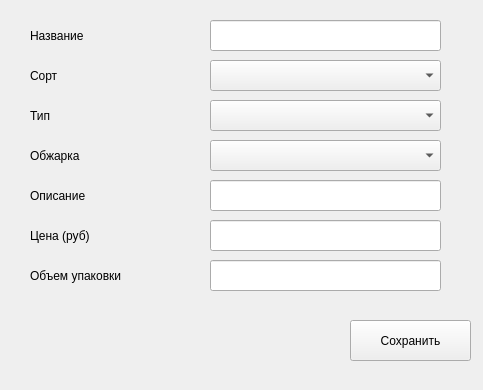
<?xml version="1.0" encoding="UTF-8"?>
<ui version="4.0">
 <class>Form</class>
 <widget class="QWidget" name="Form">
  <property name="geometry">
   <rect>
    <x>0</x>
    <y>0</y>
    <width>483</width>
    <height>390</height>
   </rect>
  </property>
  <property name="windowTitle">
   <string>Form</string>
  </property>
  <widget class="QLabel" name="label">
   <property name="geometry">
    <rect>
     <x>30</x>
     <y>20</y>
     <width>161</width>
     <height>31</height>
    </rect>
   </property>
   <property name="text">
    <string>Название</string>
   </property>
  </widget>
  <widget class="QLabel" name="label_2">
   <property name="geometry">
    <rect>
     <x>30</x>
     <y>60</y>
     <width>161</width>
     <height>31</height>
    </rect>
   </property>
   <property name="text">
    <string>Сорт</string>
   </property>
  </widget>
  <widget class="QLabel" name="label_3">
   <property name="geometry">
    <rect>
     <x>30</x>
     <y>100</y>
     <width>161</width>
     <height>31</height>
    </rect>
   </property>
   <property name="text">
    <string>Тип</string>
   </property>
  </widget>
  <widget class="QLabel" name="label_4">
   <property name="geometry">
    <rect>
     <x>30</x>
     <y>140</y>
     <width>161</width>
     <height>31</height>
    </rect>
   </property>
   <property name="text">
    <string>Обжарка</string>
   </property>
  </widget>
  <widget class="QLabel" name="label_5">
   <property name="geometry">
    <rect>
     <x>30</x>
     <y>180</y>
     <width>161</width>
     <height>31</height>
    </rect>
   </property>
   <property name="text">
    <string>Описание</string>
   </property>
  </widget>
  <widget class="QLabel" name="label_6">
   <property name="geometry">
    <rect>
     <x>30</x>
     <y>220</y>
     <width>161</width>
     <height>31</height>
    </rect>
   </property>
   <property name="text">
    <string>Цена (руб)</string>
   </property>
  </widget>
  <widget class="QLabel" name="label_7">
   <property name="geometry">
    <rect>
     <x>30</x>
     <y>260</y>
     <width>161</width>
     <height>31</height>
    </rect>
   </property>
   <property name="text">
    <string>Объем упаковки</string>
   </property>
  </widget>
  <widget class="QLineEdit" name="name">
   <property name="geometry">
    <rect>
     <x>210</x>
     <y>20</y>
     <width>231</width>
     <height>31</height>
    </rect>
   </property>
  </widget>
  <widget class="QLineEdit" name="price">
   <property name="geometry">
    <rect>
     <x>210</x>
     <y>220</y>
     <width>231</width>
     <height>31</height>
    </rect>
   </property>
  </widget>
  <widget class="QLineEdit" name="size">
   <property name="geometry">
    <rect>
     <x>210</x>
     <y>260</y>
     <width>231</width>
     <height>31</height>
    </rect>
   </property>
  </widget>
  <widget class="QComboBox" name="sort">
   <property name="geometry">
    <rect>
     <x>210</x>
     <y>60</y>
     <width>231</width>
     <height>31</height>
    </rect>
   </property>
  </widget>
  <widget class="QComboBox" name="type">
   <property name="geometry">
    <rect>
     <x>210</x>
     <y>100</y>
     <width>231</width>
     <height>31</height>
    </rect>
   </property>
  </widget>
  <widget class="QComboBox" name="roaster">
   <property name="geometry">
    <rect>
     <x>210</x>
     <y>140</y>
     <width>231</width>
     <height>31</height>
    </rect>
   </property>
  </widget>
  <widget class="QLineEdit" name="description">
   <property name="geometry">
    <rect>
     <x>210</x>
     <y>180</y>
     <width>231</width>
     <height>31</height>
    </rect>
   </property>
  </widget>
  <widget class="QPushButton" name="saved">
   <property name="geometry">
    <rect>
     <x>350</x>
     <y>320</y>
     <width>121</width>
     <height>41</height>
    </rect>
   </property>
   <property name="text">
    <string>Сохранить</string>
   </property>
  </widget>
  <widget class="QLabel" name="info">
   <property name="geometry">
    <rect>
     <x>20</x>
     <y>320</y>
     <width>211</width>
     <height>41</height>
    </rect>
   </property>
   <property name="text">
    <string/>
   </property>
  </widget>
 </widget>
 <resources/>
 <connections/>
</ui>
